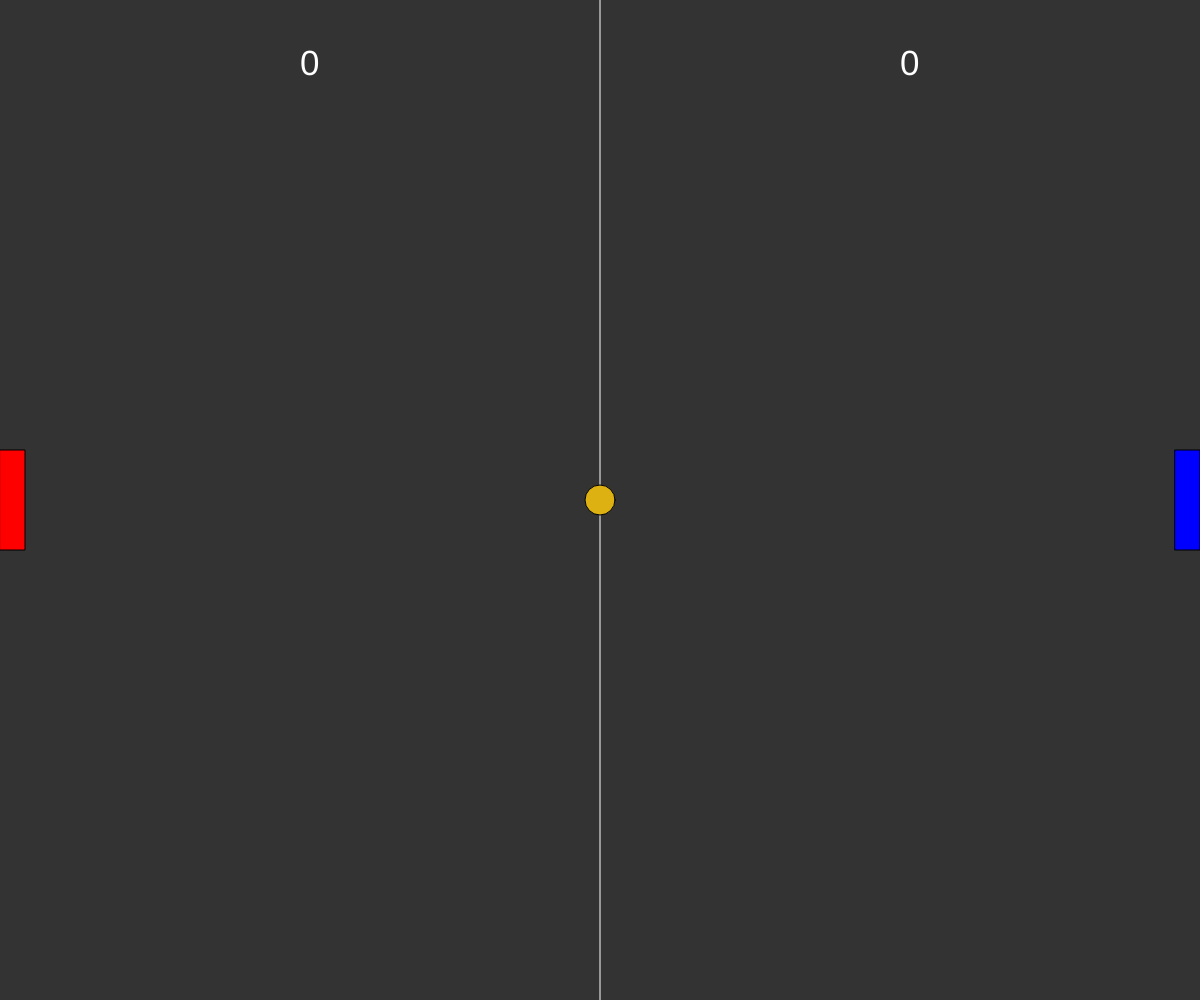
Frame 1 (no input)
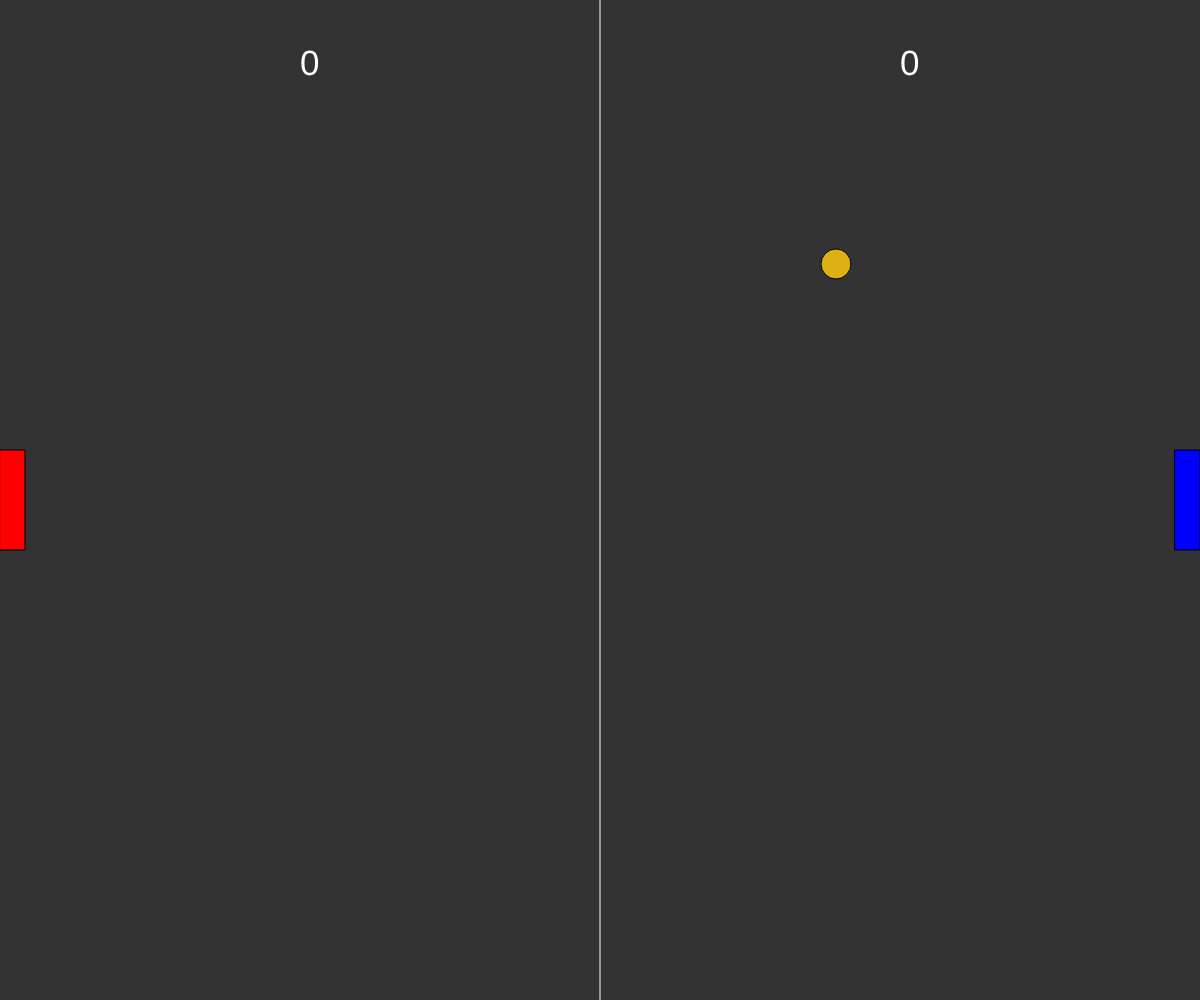
Frame 60 (no input)
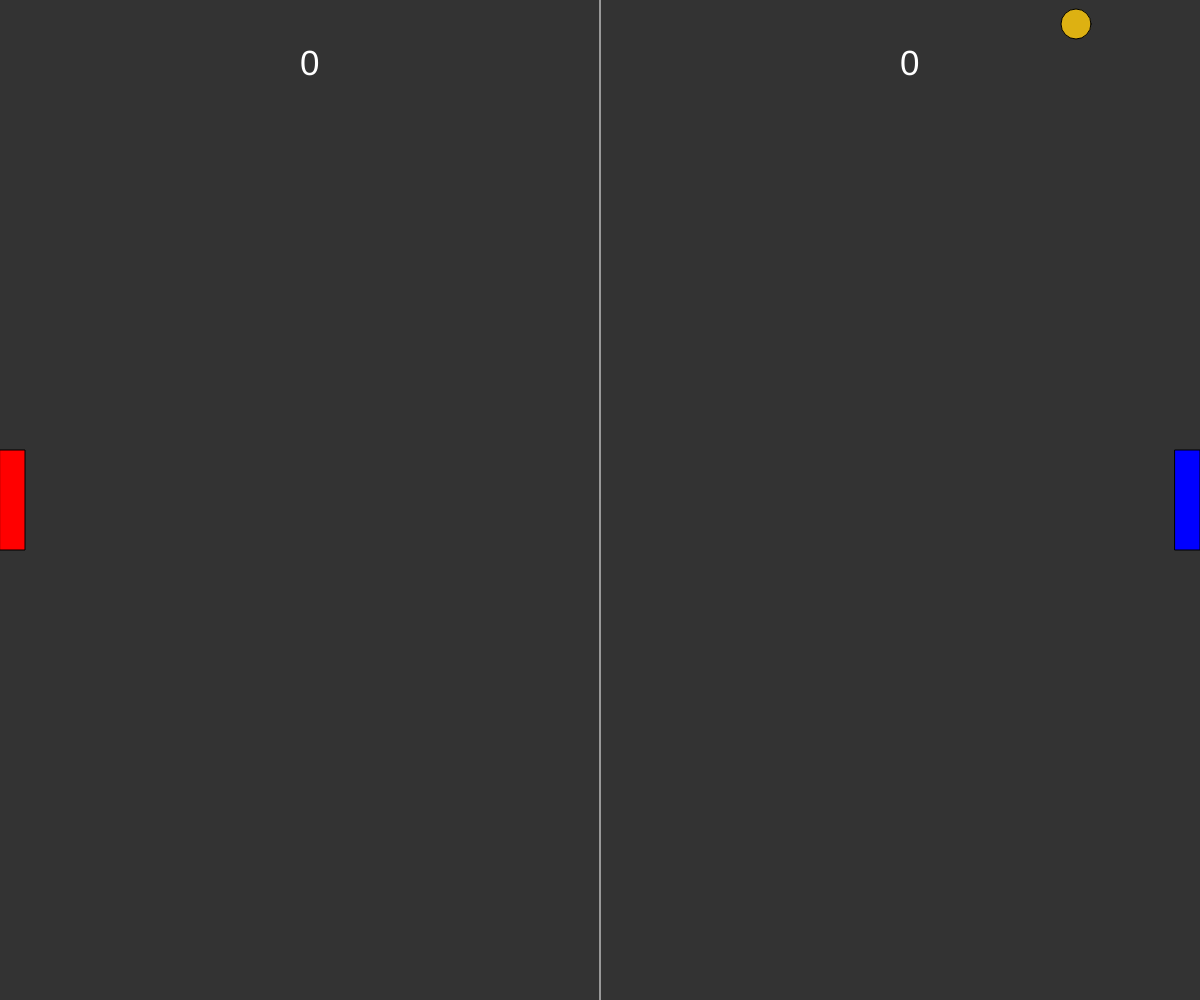
Frame 120 (the mouse pressed at the canvas centre since frame 60)

The p5.js sketch that drew these frames (run headless with seeded random() and noise() and a simulated clock; from frame 60 on, the mouse is pressed at the canvas centre):

// p5.js sketch
// ── sketch.js
const UP = -5
const DOWN = 5
let p1
let p2
let ball

function setup() {
	createCanvas(windowWidth, windowHeight);
	p1 = new Paddle(0, 'red')
	p2 = new Paddle(width - 25, 'blue')
	ball = new Ball(floor(width * 0.5), floor(height * 0.5))
}

function draw() {
	drawTable()
	drawPoint()
	drawPaddles()
	movePaddles()
	ball.draw()
	ball.move()
	score()
}

function drawTable() {
	background('#333333')
	push()
	stroke('white')
	line(floor(width * 0.5), 0, floor(width * 0.5), height)
	pop()
}

function drawPaddles() {
	p1.draw()
	p2.draw()
}

function drawPoint() {
	push()
	fill('white')
	textSize(35)
	text(p1.getPoint(), floor(width * 0.25), 75)
	text(p2.getPoint(), floor(width * 0.75), 75)
	pop()
}

function score() {
	if(ball.hitLeftEdge()){
		p2.scorePoint()
		ball.reset()
	}else if(ball.hitRightEdge()){
		p1.scorePoint()
		ball.reset()
	}
}

function movePaddles() {
	const P1_UP_KEY = 87
	const P1_DOWN_KEY = 83

	if(keyIsDown(P1_UP_KEY)){
		p1.move(UP)
	}
	if(keyIsDown(P1_DOWN_KEY)){
		p1.move(DOWN)
	}
	if(keyIsDown(UP_ARROW)){
		p2.move(UP)
	}
	if(keyIsDown(DOWN_ARROW)){
		p2.move(DOWN)
	}
}
// ── Ball.js
class Ball {
	constructor (x, y) {
		this.x = x
		this.y = y
		this.r = 15
		this.c = '#ddb112'
		this.speedX = this.rand() *4
		this.speedY = this.rand() *4
	}

	draw() {
		push()
		ellipseMode(RADIUS)
		fill(this.c)
		ellipse(this.x, this.y, this.r, this.r)
		pop()
	}

	move() {
		this.x += this.speedX
		this.y += this.speedY
		this.hitEdge()
	}

	rand() {
		return floor(random(0, 2)) *2 -1
	}

	hitEdge() {
		if(this.y - this.r <= 0 || this.y + this.r >= height)
			this.speedY = -this.speedY
	}

	hitLeftEdge() {
		return this.x - this.r <= 0
	}

	hitRightEdge() {
		return this.x + this.r >= width
	}

	reset() {
		this.x = width * 0.5
		this.y = height * 0.5
		this.speedX = this.rand() * 4
		this.speedY = this.rand() * 4
	}
}
// ── Paddle.js
class Paddle {
	constructor (x, c) {
	this.x = x
	this.h = 100
	this.y = floor((height * 0.5) - this.h * 0.5)
	this.w = 25
	this.c = c
	this.point = 0
	}

	draw() {
		push()
		fill(this.c)
		rect(this.x, this.y, this.w, this.h)
		pop()
	}

	move(dir) {
		if(this.isValidMove(dir))
			this.y += dir
		return
	}

	isValidMove(dir) {
		return !(this.y + dir +5 <= 0 || this.y + dir -5 >= height -this.h)
	}

	getPoint() {
		return this.point
	}

	scorePoint() {
		this.point++
	}
}
